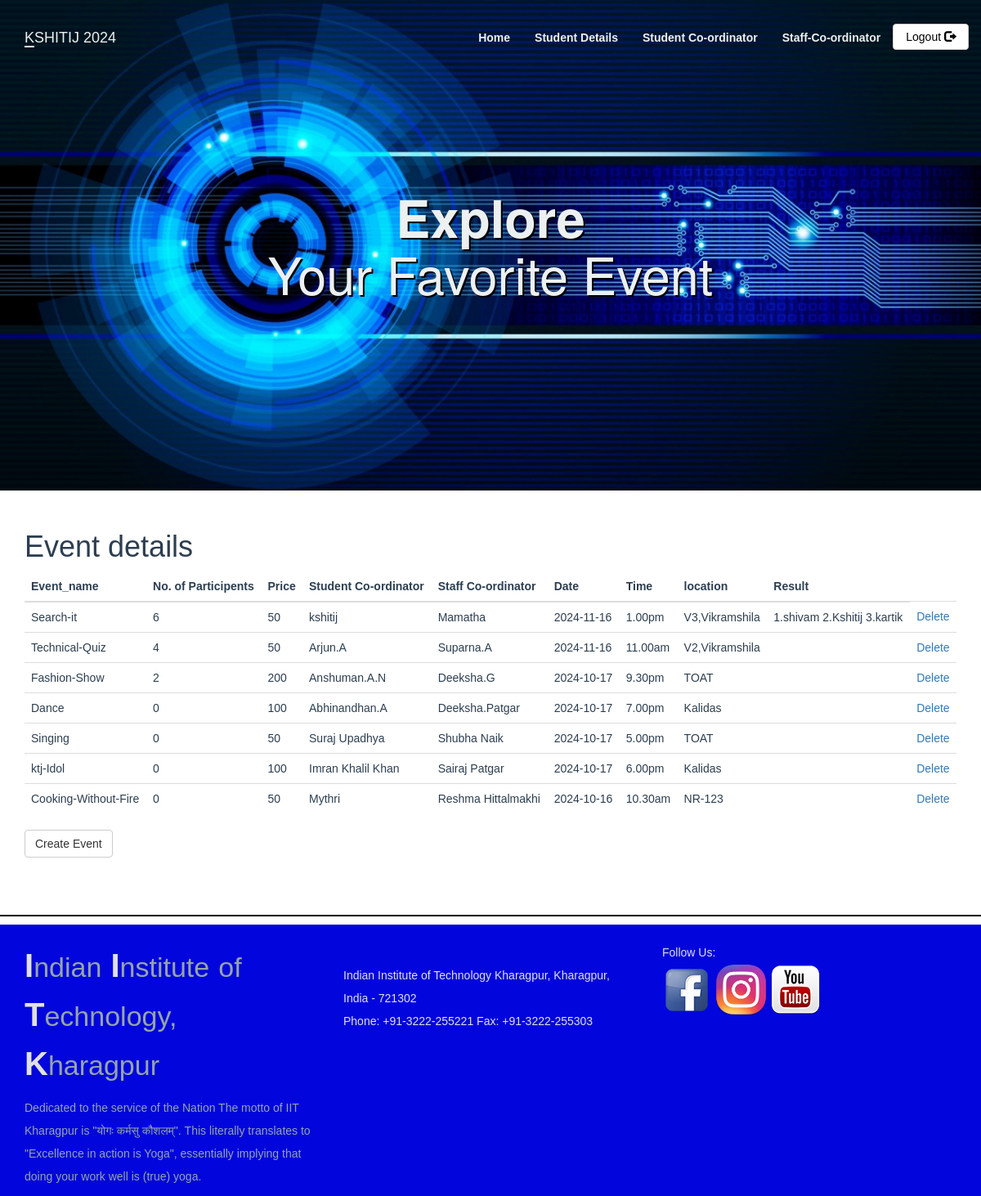
/adminPage.php, run on the app's committed database.
### tables this page shows
CREATE TABLE `staff_coordinator` (
  `stid` int(11) NOT NULL,
  `name` varchar(100) NOT NULL,
  `phone` varchar(10) DEFAULT NULL,
  `event_id` int(11) DEFAULT NULL
);

CREATE TABLE `events` (
  `event_id` int(11) NOT NULL,
  `event_title` varchar(50) NOT NULL,
  `event_price` int(11) DEFAULT NULL,
  `participents` int(100) DEFAULT 0,
  `img_link` text DEFAULT NULL,
  `type_id` int(11) DEFAULT NULL,
  `Result` longtext NOT NULL DEFAULT 'EVENT NOT YET FINISHED'
);

CREATE TABLE `student_coordinator` (
  `sid` int(11) NOT NULL,
  `st_name` varchar(100) NOT NULL,
  `phone` varchar(10) DEFAULT NULL,
  `event_id` int(11) DEFAULT NULL,
  `usn` varchar(50) NOT NULL,
  `password` varchar(50) NOT NULL
);

CREATE TABLE `event_info` (
  `event_id` int(10) NOT NULL,
  `Date` date DEFAULT NULL,
  `time` varchar(20) NOT NULL,
  `location` varchar(300) NOT NULL
);

### adminPage.php (the view, shortened to what this page needs)
<?php
include_once 'classes/db1.php';
$result = mysqli_query($conn,"SELECT * FROM staff_coordinator s ,event_info ef ,student_coordinator st,events e where e.event_id= ef.event_id and e.event_id= s.event_id and e.event_id= st.event_id");
?>
<!DOCTYPE html>
<html>
<head>
</head>
    <body>
<?php include 'utils/adminHeader.php'?>
        <div class = "content">
            <div class = "container">
            <h1>Event details</h1>
            <?php
if (mysqli_num_rows($result) > 0) {
?>
                <table class="table table-hover" >
                    <thead>
                        <tr>
                            <th>Event_name</th>
                            <th>No. of Participents</th>
                            <th>Price</th>
                            <th>Student Co-ordinator</th>
                            <th>Staff Co-ordinator</th>
                            <th>Date</th>
                            <th>Time</th>
                            <th>location </th>
                            <th>Result </th>
                        </tr>
                    </thead>
                    <tbody>
                        <?php
                     while($row = mysqli_fetch_array($result)){
                            echo '<tr>';
                             echo '<td>' . $row['event_title'] . '</td>';
                            echo '<td>' . $row['participents'] . '</td>';
                            echo '<td>' . $row['event_price'] . '</td>';
                            echo '<td>' . $row['st_name'] . '</td>';
                            echo '<td>' . $row['name'] . '</td>';
                            echo '<td>'.$row['Date'].'</td>';
                            echo '<td>'.$row['time'].'</td>';
                            echo '<td>'.$row['location'].'</td>';
                            echo '<td>'.$row['Result'].'</td>';
                            echo '<td>'
                            .'<a class="delete" href="deleteEvent.php?id='.$row['event_id'].'">Delete</a> '
                            .'</td>';
                            echo '</tr>';
                        }
                        ?>
                    </tbody>
                </table>
<?php
}
?>
                <a class="btn btn-default" href = "createEventForm.php">Create Event</a>
            </div>
        </div>
        <?php require 'utils/footer.php'; ?>
    </body>
</html>

### css/style.css (style rules this page uses)
body { overflow-x: hidden; }
.content { font-family: Arial, Helvetica, sans-serif; color: #2C3E50; }

### data on the page
staff_coordinator: event.event_title "Search-it", event.participents "6", event.event_price "50", student_coordinator.st_name "kshitij", name "Mamatha", event_info.Date "2024-11-16", event_info.time "1.00pm", event_info.location "V3,Vikramshila", event.Result "1.shivam 2.Kshitij 3.kartik"
staff_coordinator: event.event_title "Technical-Quiz", event.participents "4", event.event_price "50", student_coordinator.st_name "Arjun.A", name "Suparna.A", event_info.Date "2024-11-16", event_info.time "11.00am", event_info.location "V2,Vikramshila"
staff_coordinator: event.event_title "Fashion-Show", event.participents "2", event.event_price "200", student_coordinator.st_name "Anshuman.A.N", name "Deeksha.G", event_info.Date "2024-10-17", event_info.time "9.30pm", event_info.location "TOAT"
staff_coordinator: event.event_title "Dance", event.participents "0", event.event_price "100", student_coordinator.st_name "Abhinandhan.A", name "Deeksha.Patgar", event_info.Date "2024-10-17", event_info.time "7.00pm", event_info.location "Kalidas"
staff_coordinator: event.event_title "Singing", event.participents "0", event.event_price "50", student_coordinator.st_name "Suraj Upadhya", name "Shubha Naik", event_info.Date "2024-10-17", event_info.time "5.00pm", event_info.location "TOAT"
staff_coordinator: event.event_title "ktj-Idol", event.participents "0", event.event_price "100", student_coordinator.st_name "Imran Khalil Khan", name "Sairaj Patgar", event_info.Date "2024-10-17", event_info.time "6.00pm", event_info.location "Kalidas"
staff_coordinator: event.event_title "Cooking-Without-Fire", event.participents "0", event.event_price "50", student_coordinator.st_name "Mythri", name "Reshma Hittalmakhi", event_info.Date "2024-10-16", event_info.time "10.30am", event_info.location "NR-123"
